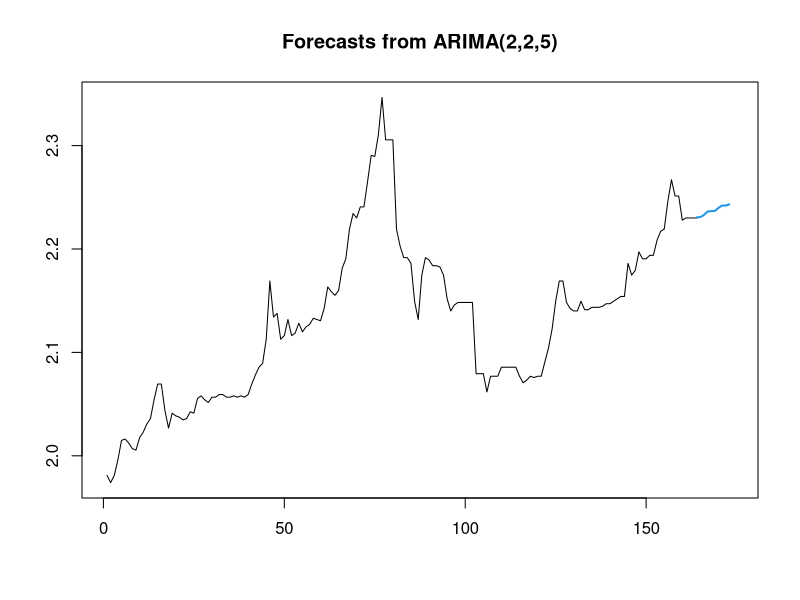

This figure's R source:
library(forecast)
df=read.csv('all_data.csv',header=T,sep=',')
a=auto.arima(log(df[df$id==4,]$val))
fo= forecast(a)
fo$x= ts(fo$x[2650:length(fo$x)], frequency=1)
fo$mean=ts(fo$mean[1:length(fo$mean)],frequency=1, start=length(fo$x))
plot(fo)



